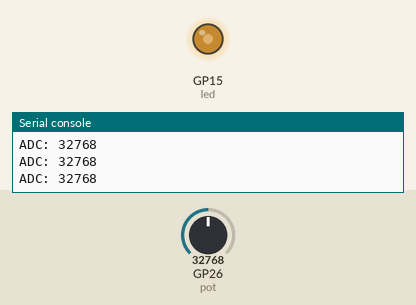
This program was run on a simulated Raspberry Pi Pico running MicroPython. Parts: output pins drawn as LEDs (lit = HIGH), the last lines printed to the serial console. The inputs (shaded band) are chosen by the test bench; at power-on: GP26 (pot) = 32768 (analog values on the 0–65535 scale).

Above: at 1.2 s.
1.3 s: GP26 (pot) set to 45874
At 2.1 s:
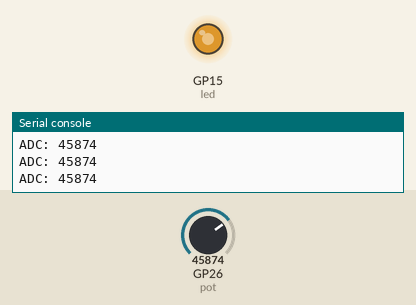
2.8 s: GP26 (pot) set to 57670
At 3.3 s:
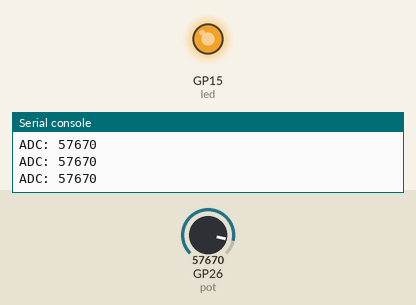
4.3 s: GP26 (pot) set to 7864
At 4.6 s:
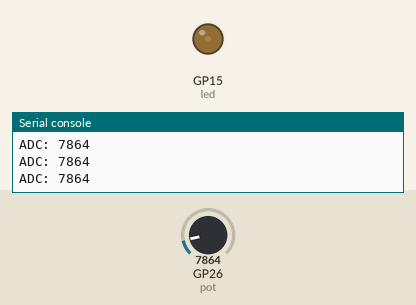
5.8 s: GP26 (pot) set to 0
At 7.0 s:
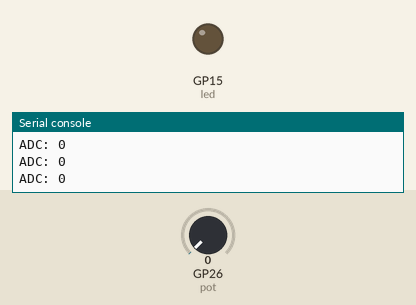
Timing chart, 0 to 8.3 s (numbered marks = the images above; inputs shaded):
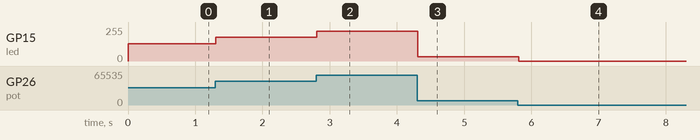

The program:

baitap3d_N23DCCI010.py
```python
from machine import Pin, PWM, ADC
import time

# ===== LED đỏ PWM =====
led = PWM(Pin(15))   # GP15
led.freq(1000)

# ===== Biến trở =====
pot = ADC(Pin(26))   # GP26 = ADC0

while True:
    # Pico dùng read_u16() (0 → 65535)
    raw = pot.read_u16()

    # Điều chỉnh độ sáng LED
    led.duty_u16(raw)

    print("ADC:", raw)

    time.sleep(0.1)
```

Measured:
- after the input at 1.3 s, GP15 (led): 128/255 → 178/255 at once
- after the input at 2.8 s, GP15 (led): 178/255 → 224/255 at once
- after the input at 4.3 s, GP15 (led): 224/255 → 31/255 at once
- after the input at 5.8 s, GP15 (led): 31/255 → 0/255 at once
